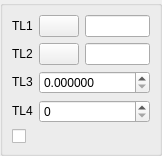
<?xml version="1.0" encoding="UTF-8"?>
<ui version="4.0">
 <class>DlgRef_2Sel2Spin1Check_QTD</class>
 <widget class="QWidget" name="DlgRef_2Sel2Spin1Check_QTD">
  <property name="geometry">
   <rect>
    <x>0</x>
    <y>0</y>
    <width>156</width>
    <height>151</height>
   </rect>
  </property>
  <property name="windowTitle">
   <string/>
  </property>
  <layout class="QGridLayout">
   <property name="margin">
    <number>0</number>
   </property>
   <property name="spacing">
    <number>0</number>
   </property>
   <item row="0" column="0">
    <widget class="QGroupBox" name="GroupBox1">
     <property name="title">
      <string/>
     </property>
     <layout class="QGridLayout">
      <property name="margin">
       <number>9</number>
      </property>
      <property name="spacing">
       <number>6</number>
      </property>
      <item row="4" column="0" colspan="3">
       <widget class="QCheckBox" name="CheckButton1">
        <property name="text">
         <string/>
        </property>
       </widget>
      </item>
      <item row="3" column="1" colspan="2">
       <widget class="SalomeApp_IntSpinBox" name="SpinBox_DY">
        <property name="maximum">
         <number>1000000</number>
        </property>
       </widget>
      </item>
      <item row="2" column="1" colspan="2">
       <widget class="SalomeApp_DoubleSpinBox" name="SpinBox_DX">
        <property name="decimals">
         <number>6</number>
        </property>
        <property name="maximum">
         <double>1000000000.000000000000000</double>
        </property>
       </widget>
      </item>
      <item row="3" column="0">
       <widget class="QLabel" name="TextLabel4">
        <property name="sizePolicy">
         <sizepolicy hsizetype="Fixed" vsizetype="Fixed">
          <horstretch>0</horstretch>
          <verstretch>0</verstretch>
         </sizepolicy>
        </property>
        <property name="text">
         <string>TL4</string>
        </property>
        <property name="wordWrap">
         <bool>false</bool>
        </property>
       </widget>
      </item>
      <item row="2" column="0">
       <widget class="QLabel" name="TextLabel3">
        <property name="sizePolicy">
         <sizepolicy hsizetype="Fixed" vsizetype="Fixed">
          <horstretch>0</horstretch>
          <verstretch>0</verstretch>
         </sizepolicy>
        </property>
        <property name="text">
         <string>TL3</string>
        </property>
        <property name="wordWrap">
         <bool>false</bool>
        </property>
       </widget>
      </item>
      <item row="0" column="1">
       <widget class="QPushButton" name="PushButton1">
        <property name="sizePolicy">
         <sizepolicy hsizetype="Fixed" vsizetype="Fixed">
          <horstretch>0</horstretch>
          <verstretch>0</verstretch>
         </sizepolicy>
        </property>
        <property name="text">
         <string/>
        </property>
       </widget>
      </item>
      <item row="1" column="1">
       <widget class="QPushButton" name="PushButton2">
        <property name="sizePolicy">
         <sizepolicy hsizetype="Fixed" vsizetype="Fixed">
          <horstretch>0</horstretch>
          <verstretch>0</verstretch>
         </sizepolicy>
        </property>
        <property name="text">
         <string/>
        </property>
       </widget>
      </item>
      <item row="1" column="2">
       <widget class="QLineEdit" name="LineEdit2"/>
      </item>
      <item row="0" column="2">
       <widget class="QLineEdit" name="LineEdit1"/>
      </item>
      <item row="0" column="0">
       <widget class="QLabel" name="TextLabel1">
        <property name="sizePolicy">
         <sizepolicy hsizetype="Fixed" vsizetype="Fixed">
          <horstretch>0</horstretch>
          <verstretch>0</verstretch>
         </sizepolicy>
        </property>
        <property name="text">
         <string>TL1</string>
        </property>
        <property name="wordWrap">
         <bool>false</bool>
        </property>
       </widget>
      </item>
      <item row="1" column="0">
       <widget class="QLabel" name="TextLabel2">
        <property name="sizePolicy">
         <sizepolicy hsizetype="Fixed" vsizetype="Fixed">
          <horstretch>0</horstretch>
          <verstretch>0</verstretch>
         </sizepolicy>
        </property>
        <property name="text">
         <string>TL2</string>
        </property>
        <property name="wordWrap">
         <bool>false</bool>
        </property>
       </widget>
      </item>
     </layout>
    </widget>
   </item>
  </layout>
 </widget>
 <layoutdefault spacing="6" margin="11"/>
 <pixmapfunction>qPixmapFromMimeSource</pixmapfunction>
 <customwidgets>
  <customwidget>
   <class>SalomeApp_DoubleSpinBox</class>
   <extends>QDoubleSpinBox</extends>
   <header location="global">SalomeApp_DoubleSpinBox.h</header>
  </customwidget>
  <customwidget>
   <class>SalomeApp_IntSpinBox</class>
   <extends>QSpinBox</extends>
   <header location="global">SalomeApp_IntSpinBox.h</header>
  </customwidget>
 </customwidgets>
 <tabstops>
  <tabstop>PushButton1</tabstop>
  <tabstop>LineEdit1</tabstop>
  <tabstop>PushButton2</tabstop>
  <tabstop>LineEdit2</tabstop>
  <tabstop>SpinBox_DX</tabstop>
  <tabstop>SpinBox_DY</tabstop>
  <tabstop>CheckButton1</tabstop>
 </tabstops>
 <resources/>
 <connections/>
</ui>
